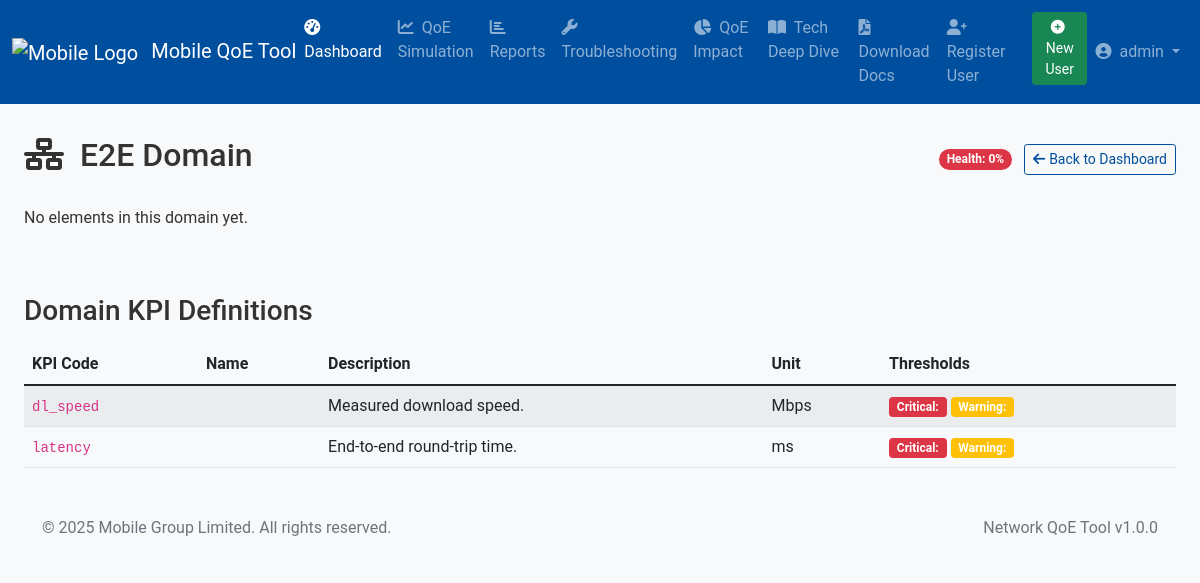
Screenshot of /dashboard/domain/e2e (signed in) with the database file from the repository.
### app/models/user.py (models this page shows, shortened)
class User(UserMixin, db.Model):
    __tablename__ = 'users'
    id = db.Column(db.Integer, primary_key=True)
    username = db.Column(db.String(50), unique=True, nullable=False, index=True)
    email = db.Column(db.String(100), unique=True, nullable=False, index=True)
    password_hash = db.Column(db.String(255), nullable=False)
    role = db.Column(db.String(20), default='viewer')
    is_active = db.Column(db.Boolean, default=True)
    created_at = db.Column(db.DateTime, default=datetime.utcnow)
    last_login = db.Column(db.DateTime)
    def has_role(self, role):
        return self.role == role or self.role == 'admin'

### app/models/network.py (models this page shows, shortened)
class KPIDefinition(db.Model):
    __tablename__ = 'kpi_definitions'
    id = db.Column(db.Integer, primary_key=True)
    kpi_name = db.Column(db.String(100), nullable=False)
    kpi_code = db.Column(db.String(50), unique=True, nullable=False)
    unit = db.Column(db.String(20))
    domain = db.Column(db.String(50))
    impact_level = db.Column(db.String(20))
    min_value = db.Column(db.Float)
    max_value = db.Column(db.Float)
    optimal_value = db.Column(db.Float)
    description = db.Column(db.Text)
    measurements = db.relationship('KPIMeasurement', backref='definition', lazy='dynamic')

### app/views/dashboard.py (the view)
@dashboard_bp.route('/domain/<domain>')
@login_required
def domain_view(domain):
    valid_domains = ['ran', 'transport', 'core', 'internet', 'e2e']
    if domain not in valid_domains:
        return redirect(url_for('dashboard.index'))
    elements = NetworkElement.query.filter_by(domain=domain).all()
    subdomains = []
    if domain == 'transport':
        subdomains = NetworkSubdomain.query.filter_by(parent_domain=domain).all()
    kpi_defs = KPIDefinition.query.filter_by(domain=domain).all()
    active_count = NetworkElement.query.filter_by(domain=domain, status='active').count()
    total_count = NetworkElement.query.filter_by(domain=domain).count()
    domain_health = int((active_count / total_count * 100) if total_count > 0 else 0)
    return render_template(
        'dashboard/domain.html',
        title=f'{domain.upper()} Domain',
        subdomains=subdomains,
        domain=domain,
        elements=elements,
        kpi_defs=kpi_defs,
        domain_health=domain_health
    )

### app/context_processors.py (called while the page is built)
def inject_current_year():
    return {
        'current_year': datetime.datetime.now().year,
        'now': datetime.datetime.now
    }

### app/templates/dashboard/domain.html (shortened to what this page needs)
{% extends 'base.html' %}
{% block content %}
<div class="container-fluid">
    <div class="d-flex justify-content-between align-items-center mb-4">
        <h2>
            <i class="fas fa-network-wired me-2"></i>
            {{ domain|upper }} Domain
        </h2>
        <div>
            <span class="badge rounded-pill bg-{{ 'success' if domain_health > 80 else 'warning' if domain_health > 60 else 'danger' }} me-2">
                Health: {{ domain_health }}%
            </span>
            <a href="{{ url_for('dashboard.index') }}" class="btn btn-sm btn-outline-primary">
                <i class="fas fa-arrow-left me-1"></i>Back to Dashboard
            </a>
        </div>
    </div>
    {% if domain != 'transport' or elements|selectattr('subdomain', 'none')|list %}
    <div class="row">
        {% for element in elements if domain != 'transport' or not element.subdomain %}
            <div class="col-md-4 col-lg-3 mb-3">
                <div class="card element-card h-100">
                    <div class="card-body">
                        <h5 class="card-title">
                            <span class="status-indicator status-{{ element.status }}"></span>
                            {{ element.element_name }}
                        </h5>
                        <p class="card-text text-muted">{{ element.element_type }}</p>
                        <p class="card-text small">{{ element.location or 'Location not specified' }}</p>
                    </div>
                    <div class="card-footer bg-transparent">
                        <a href="#" class="btn btn-sm btn-outline-primary">Details</a>
                    </div>
                </div>
            </div>
        {% else %}
            <div class="col-12">
                <p>No elements in this domain yet.</p>
            </div>
        {% endfor %}
    </div>
    {% endif %}
    {% if kpi_defs %}
        <h3 class="mt-5 mb-3">Domain KPI Definitions</h3>
        <table class="table table-striped">
            <thead>
                <tr>
                    <th>KPI Code</th>
                    <th>Name</th>
                    <th>Description</th>
                    <th>Unit</th>
                    <th>Thresholds</th>
                </tr>
            </thead>
            <tbody>
                {% for kpi in kpi_defs %}
                    <tr>
                        <td><code>{{ kpi.kpi_code }}</code></td>
                        <td>{{ kpi.name }}</td>
                        <td>{{ kpi.description }}</td>
                        <td>{{ kpi.unit or '-' }}</td>
                        <td>
                            <span class="badge bg-danger">Critical: {{ kpi.critical_threshold }}</span>
                            <span class="badge bg-warning">Warning: {{ kpi.warning_threshold }}</span>
                        </td>
                    </tr>
                {% endfor %}
            </tbody>
        </table>
    {% endif %}
</div>
{% endblock %}

### app/templates/base.html (shortened to what this page needs)
<!DOCTYPE html>
<html lang="en">
<head>
    <link href="https://cdn.jsdelivr.net/npm/bootstrap@5.1.3/dist/css/bootstrap.min.css" rel="stylesheet">
    <link rel="stylesheet" href="https://cdnjs.cloudflare.com/ajax/libs/font-awesome/6.0.0-beta3/css/all.min.css">
    <link rel="stylesheet" href="https://cdn.jsdelivr.net/npm/chart.js@3.7.0/dist/chart.min.css">
    <link rel="stylesheet" href="{{ url_for('static', filename='css/style.css') }}">
    <link rel="stylesheet" href="{{ url_for('static', filename='css/custom.css') }}">
</head>
<body>
    <nav class="navbar navbar-expand-lg navbar-dark bg-primary">
        <div class="container-fluid">
            <a class="navbar-brand" href="{{ url_for('dashboard.index') }}">
                <img src="{{ url_for('static', filename='img/mobile_logo.png') }}" alt="Mobile Logo" height="30" class="me-2">
                Mobile QoE Tool
            </a>
            <div class="collapse navbar-collapse" id="navbarNav">
                <ul class="navbar-nav">
                    {% if current_user.is_authenticated %}
                        <li class="nav-item">
                            <a class="nav-link {% if request.endpoint and request.endpoint.startswith('dashboard.') %}active{% endif %}" href="{{ url_for('dashboard.index') }}">
                                <i class="fas fa-tachometer-alt me-1"></i> Dashboard
                            </a>
                        </li>
                        <li class="nav-item">
                            <a class="nav-link {% if request.endpoint and request.endpoint.startswith('simulation.') %}active{% endif %}" href="{{ url_for('simulation.index') }}">
                                <i class="fas fa-chart-line me-1"></i> QoE Simulation
                            </a>
                        </li>
                        <li class="nav-item">
                            <a class="nav-link {% if request.endpoint and request.endpoint.startswith('reports.') %}active{% endif %}" href="{{ url_for('reports.index') }}">
                                <i class="fas fa-chart-bar me-1"></i> Reports
                            </a>
                        </li>
                        <li class="nav-item">
                            <a class="nav-link {% if request.endpoint and request.endpoint.startswith('troubleshooting.') %}active{% endif %}" href="{{ url_for('troubleshooting.index') }}">
                                <i class="fas fa-wrench me-1"></i> Troubleshooting
                            </a>
                        </li>
                        <li class="nav-item">
                            <a class="nav-link {% if request.endpoint and request.endpoint.startswith('qoe_impact.') %}active{% endif %}" href="{{ url_for('qoe_impact.qoe_impact_dashboard') }}">
                                <i class="fas fa-chart-pie me-1"></i> QoE Impact
                            </a>
                        </li>
                        <li class="nav-item">
                            <a class="nav-link {% if request.endpoint and request.endpoint.startswith('technical_deep_dive.') %}active{% endif %}" href="{{ url_for('technical_deep_dive.technical_deep_dive') }}">
                                <i class="fas fa-book-open me-1"></i> Tech Deep Dive
                            </a>
                        </li>
                        <li class="nav-item">
                            <a class="nav-link" href="{{ url_for('docs.download_docs') }}">
                                <i class="fas fa-file-pdf me-1"></i> Download Docs
                            </a>
                        </li>
                        {% if current_user.has_role('admin') %}
                            <li class="nav-item">
                                <a class="nav-link" href="{{ url_for('auth.register') }}" onclick="console.log('Register link clicked')">
                                    <i class="fas fa-user-plus me-1"></i> Register User
                                </a>
                            </li>
                            <li class="nav-item">
                                <a class="btn btn-success btn-sm mt-1" href="/auth/register" style="margin-left: 10px;">
                                    <i class="fas fa-plus-circle me-1"></i> New User
                                </a>
                            </li>
                        {% endif %}
                    {% endif %}
                </ul>
                <ul class="navbar-nav ms-auto">
                    {% if current_user.is_authenticated %}
                        <li class="nav-item dropdown">
                            <a class="nav-link dropdown-toggle" href="#" id="userDropdown" role="button" data-bs-toggle="dropdown">
                                <i class="fas fa-user-circle me-1"></i> {{ current_user.username }}
                            </a>
                        </li>
                    {% else %}
                        <li class="nav-item">
                            <a class="nav-link" href="{{ url_for('auth.login') }}">Login</a>
                        </li>
                    {% endif %}
                </ul>
            </div>
        </div>
    </nav>
    <div class="container-fluid py-3">
        {% block content %}{% endblock %}
    </div>
    <footer class="footer mt-auto py-3 bg-light">
        <div class="container">
            <div class="row">
                <div class="col-md-6">
                    <span class="text-muted">&copy; {{ current_year }} Mobile Group Limited. All rights reserved.</span>
                </div>
                <div class="col-md-6 text-end">
                    <span class="text-muted">Network QoE Tool v1.0.0</span>
                </div>
            </div>
        </div>
    </footer>
</body>
</html>

### app/static/css/style.css (style rules this page uses)
:root { --mobile-yellow: #ffcb05; --mobile-blue: #004f9f; --mobile-light-blue: #0072ce; --mobile-dark-blue: #00335b; --ran-color: #3498db; --transport-color: #2ecc71; --core-color: #9b59b6; --internet-color: #e67e22; }
body { font-family: 'Roboto', 'Segoe UI', sans-serif; background-color: #f8f9fa; color: #333; }
.navbar-dark.bg-primary { background-color: var(--mobile-blue) !important; }
.btn-outline-primary { color: var(--mobile-blue); border-color: var(--mobile-blue); }
.bg-primary { background-color: var(--mobile-blue) !important; }

### rows the page displays
User: username "admin"
KPIDefinition: kpi_code "dl_speed", description "Measured download speed.", unit "Mbps"
KPIDefinition: kpi_code "latency", description "End-to-end round-trip time.", unit "ms"

### other values shown
{{ domain|upper }} "E2E"
{{ domain_health }} "0"
